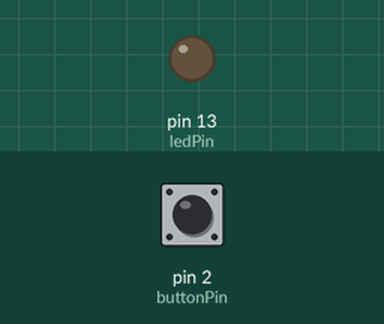
Simulated run of this sketch. Board: Arduino Uno, built with avr-gcc and run on an emulated ATmega328P. Parts: output pins drawn as LEDs (lit = HIGH). Inputs (shaded band) come from the test bench; at power-on: pin 2 (buttonPin) HIGH.

Above: at 1.2 s.
1.3 s: pin 2 (buttonPin) pulled LOW for 0.15 s
At 1.8 s:
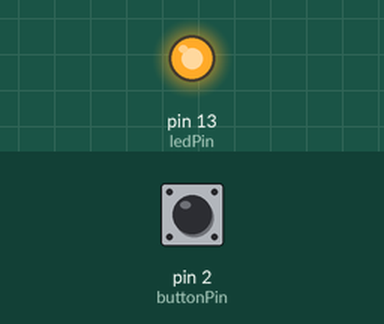
2.9 s: pin 2 (buttonPin) pulled LOW for 1 s
At 4.2 s:
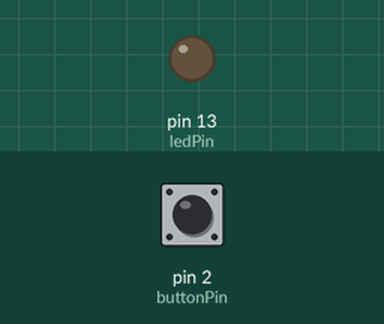
5.4 s: pin 2 (buttonPin) pulled LOW for 3.2 s
At 6.1 s:
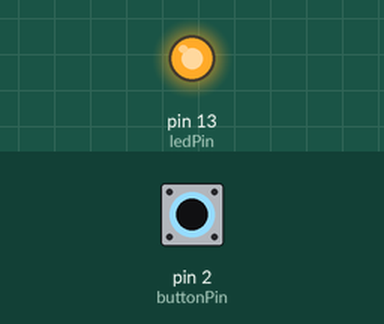
Timing chart, 0 to 8.4 s (numbered marks = the images above; inputs shaded):
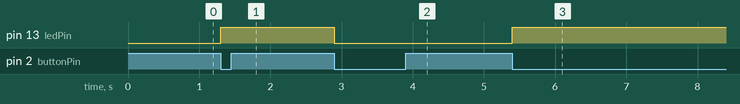

The sketch:

Test03_LatchedPB.ino
```cpp
const int buttonPin = 2;  // Connect the push button to digital pin 2
const int ledPin = 13;    // Connect the LED to digital pin 13

bool ledState = false;    // Variable to store the current LED state
bool buttonState;         // Variable to store the current button state
bool lastButtonState = HIGH; // Variable to store the previous button state
bool buttonPressed = false;  // Variable to detect button press

void setup() {
  pinMode(buttonPin, INPUT_PULLUP); // Set the push button pin as input with internal pull-up resistor
  pinMode(ledPin, OUTPUT);          // Set the LED pin as output
  digitalWrite(ledPin, ledState);   // Turn off the LED initially
}

void loop() {
  buttonState = digitalRead(buttonPin); // Read the current state of the button

  // Check if the button is pressed (low to high transition)
  if (buttonState == LOW && lastButtonState == HIGH) {
    buttonPressed = true;
  }

  // Update the last button state for the next iteration
  lastButtonState = buttonState;

  // If the button was pressed, toggle the LED state and update the LED
  if (buttonPressed) {
    ledState = !ledState;
    digitalWrite(ledPin, ledState);
    buttonPressed = false;
  }
}
```

Measured:
- after the input at 1.3 s, pin 13 (ledPin): LOW → HIGH at once
- after the input at 2.9 s, pin 13 (ledPin): HIGH → LOW at once
- after the input at 5.4 s, pin 13 (ledPin): LOW → HIGH at once
